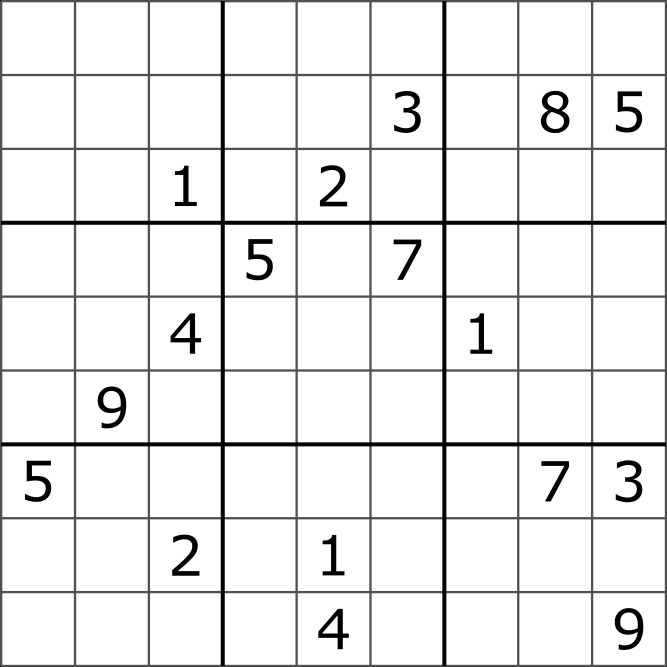
#> input picture sudokupic2.png, 2000 x 2000 px (shown at 1/3 size)
$ jupyter execute --allow-errors sudoku.ipynb
#> lines starting #> are read from the running program, lines starting #| are printed output that depends on the picture; after the words box and inside, x2 and y2 are one past the last pixel; in counts of white or black regions, pixels touching at a corner belong together
#> in complete_solve, init_img is the input picture: shape (2000, 2000, 3); min 0, max 255, mean 235.6
[cell 1]
import cv2
import matplotlib.pyplot as plt
import numpy as np
import tensorflow as tf
import keras
import operator
from keras.models import load_model
import time

[cell 2]
def distance_between(p1, p2):
    a = p2[0] - p1[0]
    b = p2[1] - p1[1]
    return np.sqrt((a ** 2) + (b ** 2))

[cell 3]
def cut_from_rect(img, rect):
    return img[int(rect[0][1]):int(rect[1][1]), int(rect[0][0]):int(rect[1][0])]

[cell 4]
def find_largest_feature(inp_img, scan_tl=None, scan_br=None):
    img = inp_img.copy()  # Copy the image, leaving the original untouched
    height, width = img.shape[:2]
    max_area = 0
    seed_point = (None, None)

    if scan_tl is None:
        scan_tl = [0, 0]

    if scan_br is None:
        scan_br = [width, height]
    for x in range(scan_tl[0], scan_br[0]):
        for y in range(scan_tl[1], scan_br[1]):
            if img.item(y, x) == 255 and x < width and y < height:  # Note that .item() appears to take input as y, x
                area = cv2.floodFill(img, None, (x, y), 64)
                if area[0] > max_area:  # Gets the maximum bound area which should be the grid
                    max_area = area[0]
                    seed_point = (x, y)

    for x in range(width):
        for y in range(height):
            if img.item(y, x) == 255 and x < width and y < height:
                cv2.floodFill(img, None, (x, y), 64)
    if all([p is not None for p in seed_point]):
        cv2.floodFill(img, None, seed_point, 255)
    top, bottom, left, right = height, 0, width, 0
    for x in range(width):
        for y in range(height):
            if img.item(y, x) == 255:
                top = y if y < top else top
                bottom = y if y > bottom else bottom
                left = x if x < left else left
                right = x if x > right else right

    bbox = [[left, top], [right, bottom]]
    return bbox

[cell 5]
def scale_and_centre(img, size, margin=0, background=0):
    h, w = img.shape[:2]

    def centre_pad(length):
        if length % 2 == 0:
            side1 = int((size - length) / 2)
            side2 = side1
        else:
            side1 = int((size - length) / 2)
            side2 = side1 + 1
        return side1, side2

    def scale(r, x):
        return int(r * x)

    if h > w:
        t_pad = int(margin / 2)
        b_pad = t_pad
        ratio = (size - margin) / h
        w, h = scale(ratio, w), scale(ratio, h)
        l_pad, r_pad = centre_pad(w)
    else:
        l_pad = int(margin / 2)
        r_pad = l_pad
        ratio = (size - margin) / w
        w, h = scale(ratio, w), scale(ratio, h)
        t_pad, b_pad = centre_pad(h)

    img = cv2.resize(img, (w, h))
    img = cv2.copyMakeBorder(img, t_pad, b_pad, l_pad, r_pad, cv2.BORDER_CONSTANT, None, background)
    _,img = cv2.threshold(img,200,255,cv2.THRESH_BINARY)
    return cv2.resize(img, (size, size))

#> (a cell that did not finish here is left out)

[cell 7]
def identify_number(image):
    image_resize = image.reshape(1,28,28,1)/255.0
    model_pred = model.predict_classes(image_resize, verbose = 0)
    return model_pred[0]

[cell 8]
def digit_array(img,size):
#> called with size = 28
    proc = cv2.GaussianBlur(img.copy(), (9, 9), 0)
    proc = cv2.adaptiveThreshold(proc, 255, cv2.ADAPTIVE_THRESH_GAUSSIAN_C, cv2.THRESH_BINARY, 11, 2)
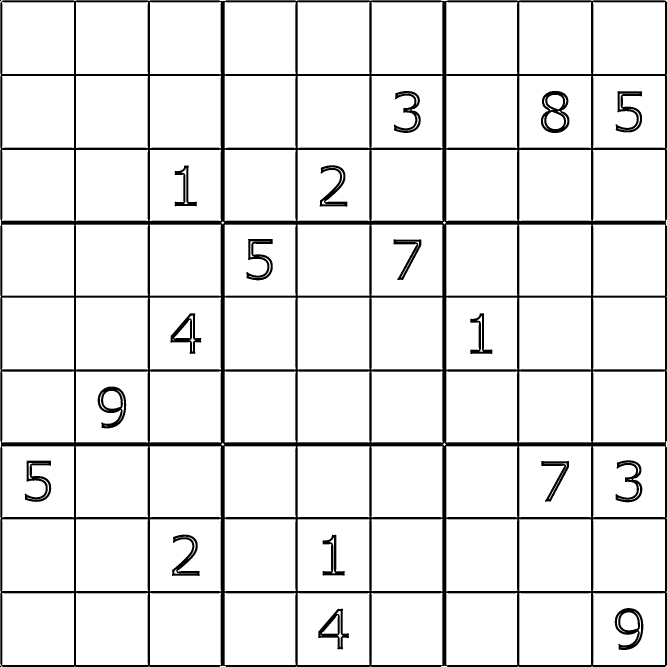
#> proc: shape (2000, 2000) (shown at 1/3 size); 91.3% white; 20 black regions (2 under 20 px), largest, box (x1, y1, x2, y2) and area: (1, 1, 2000, 2000) 293935, (1623, 273, 1708, 399) 4411, (1844, 1824, 1930, 1950) 3986
    proc = cv2.bitwise_not(proc)
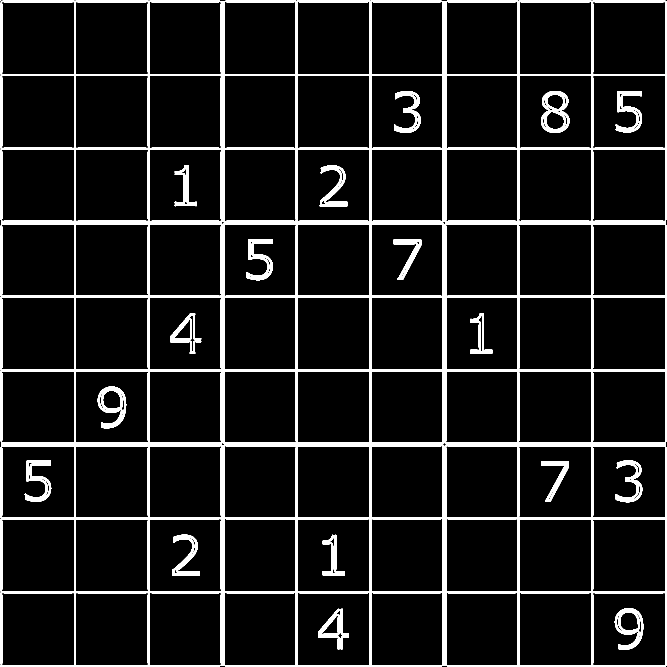
#> proc: shape (2000, 2000) (shown at 1/3 size); 8.7% white; 20 white regions (2 under 20 px), largest, box (x1, y1, x2, y2) and area: (1, 1, 2000, 2000) 293935, (1623, 273, 1708, 399) 4411, (1844, 1824, 1930, 1950) 3986
    kernel = np.array([[0., 1., 0.], [1., 1., 1.], [0., 1., 0.]],np.uint8)
    proc = cv2.dilate(proc, kernel)
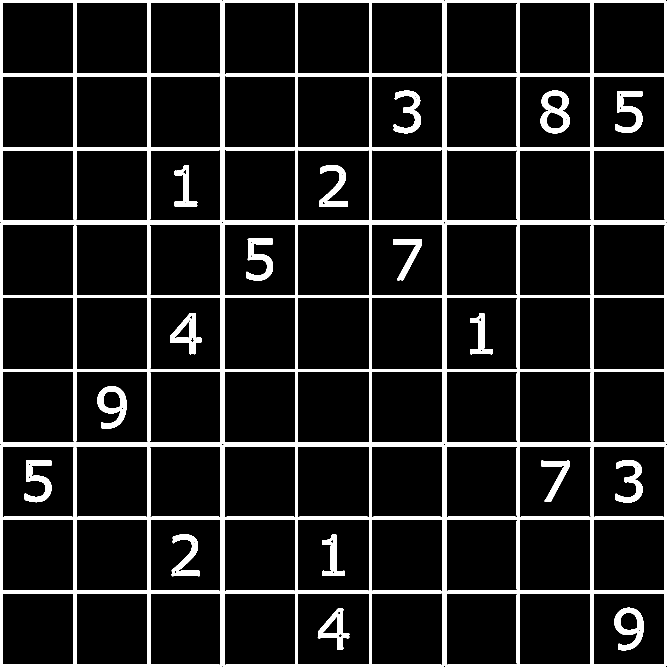
#> proc: shape (2000, 2000) (shown at 1/3 size); 10.9% white; 19 white regions (1 under 20 px)
    contours,h = cv2.findContours(proc.copy(), cv2.RETR_TREE, cv2.CHAIN_APPROX_SIMPLE)
#> contours = 294 contours, 155 with area under 20; largest, box (x1, y1, x2, y2) and area: (0, 0, 2000, 2000) 3995604, (1779, 1779, 1995, 1995) 45811, (228, 1779, 444, 1995) 45811, (1779, 228, 1995, 444) 45811, (228, 228, 444, 444) 45811; h = 294 rows, first 6: [293, -1, 1, -1], [21, -1, 2, 0], [-1, -1, 3, 1], [4, -1, -1, 2], [5, 3, -1, 2], [6, 4, -1, 2]
    contours = sorted(contours, key=cv2.contourArea, reverse=True)
    polygon = contours[0]
#> polygon = contour of 197 points, box (x1, y1, x2, y2) (0, 0, 2000, 2000), area 3995604
    bottom_right, _ = max(enumerate([pt[0][0] + pt[0][1] for pt in
                      polygon]), key=operator.itemgetter(1))
#> bottom_right = 104
    top_left, _ = min(enumerate([pt[0][0] + pt[0][1] for pt in
                      polygon]), key=operator.itemgetter(1))
#> top_left = 2
    bottom_left, _ = min(enumerate([pt[0][0] - pt[0][1] for pt in
                         polygon]), key=operator.itemgetter(1))
#> bottom_left = 83
    top_right, _ = max(enumerate([pt[0][0] - pt[0][1] for pt in
                       polygon]), key=operator.itemgetter(1))
#> top_right = 122
    top_left=polygon[top_left][0]
#> top_left = [7, 1]
    bottom_left=polygon[bottom_left][0]
#> bottom_left = [0, 1999]
    bottom_right=polygon[bottom_right][0]
#> bottom_right = [1996, 1999]
    top_right=polygon[top_right][0]
#> top_right = [1999, 4]
    src = np.array([top_left, top_right, bottom_right, bottom_left], dtype='float32')
#> src = [[7, 1], [1999, 4], [1996, 1999], [0, 1999]]
    side = max([  distance_between(bottom_right, top_right),
            distance_between(top_left, bottom_left),
            distance_between(bottom_right, bottom_left),
            distance_between(top_left, top_right) ])
#> in distance_between, `a = p2[0] - p1[0]`: a = 3
#> in distance_between, `b = p2[1] - p1[1]`: b = -1995
#> side = 1998
    dst = np.array([[0, 0], [side - 1, 0], [side - 1, side - 1], [0, side - 1]], dtype='float32')
#> dst = [[0, 0], [1997, 0], [1997, 1997], [0, 1997]]
    m = cv2.getPerspectiveTransform(src, dst)
#> m = [[1, 0.00351, -7.01], [-0.00151, 1, -0.991], [-7.55e-07, 1e-06, 1]]
    img=cv2.warpPerspective(img, m, (int(side), int(side)))
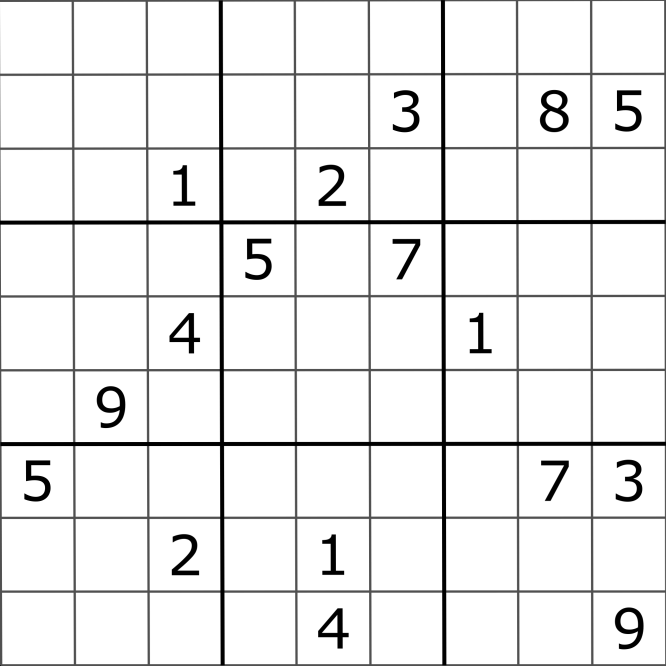
#> img: shape (1998, 1998) (shown at 1/3 size); min 0, max 255, mean 236.2
    img=cv2.resize(img,(450,450))
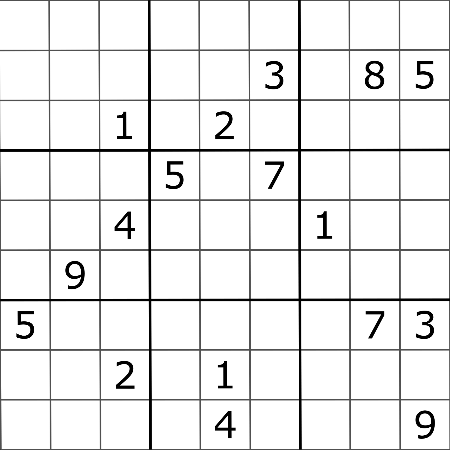
#> img: shape (450, 450); min 0, max 255, mean 236.3
    squares = []
    side = img.shape[:1]
#> side = (450,)
    side = side[0] / 9
#> side = 50
    for j in range(9):
        for i in range(9):
            p1 = (i * side, j * side)  #Top left corner of a box
            p2 = ((i + 1) * side, (j + 1) * side)  #Bottom right corner
            squares.append((p1, p2))
    proc = cv2.GaussianBlur(img.copy(), (9, 9), 0)
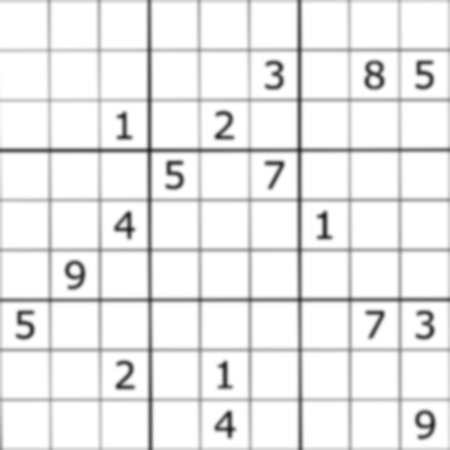
#> proc: shape (450, 450); min 31, max 255, mean 236.8
    proc = cv2.adaptiveThreshold(proc, 255, cv2.ADAPTIVE_THRESH_GAUSSIAN_C, cv2.THRESH_BINARY, 11, 2)
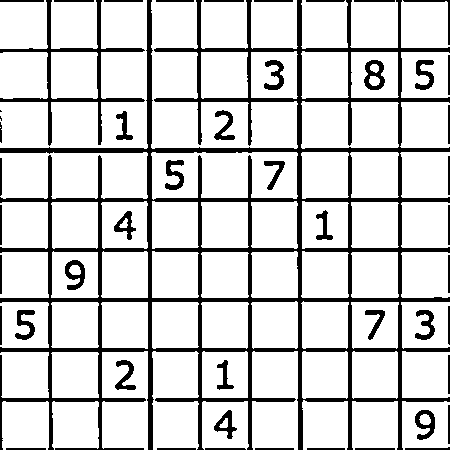
#> proc: shape (450, 450); 82.8% white; 50 black regions (2 under 20 px), largest, box (x1, y1, x2, y2) and area: (0, 0, 450, 450) 25811, (0, 0, 145, 146) 2103, (364, 60, 385, 90) 350
    proc = cv2.bitwise_not(proc)
    digits = []
    digits_imgs=[]
    for square in squares:
        digit = cut_from_rect(proc, square)
        h, w = digit.shape[:2]
        margin = int(np.mean([h, w]) / 2.5)
        bbox= find_largest_feature(digit, [margin, margin], [w- margin, h - margin])
        digit = cut_from_rect(digit, bbox)
        w = bbox[1][0] - bbox[0][0]
        h = bbox[1][1] - bbox[0][1]

        if w > 0 and h > 0 and (w * h) > 100 and len(digit) > 0 and digit.sum() > 25000:
            digits.append(identify_number(scale_and_centre(digit, size, 4)))
            digits_imgs.append(scale_and_centre(digit, size, 4))
        else:
            digits.append(0)
            digits_imgs.append(np.zeros((size, size), np.uint8))
#> this loop made 15 passes
#> bbox on passes 1 to 12: [[50, 50], [0, 0]], [[50, 50], [0, 0]], [[50, 50], [0, 0]], [[50, 50], [0, 0]], [[50, 50], [0, 0]], [[50, 50], [0, 0]], [[50, 50], [0, 0]], [[50, 50], [0, 0]], [[50, 50], [0, 0]], [[50, 50], [0, 0]], [[50, 50], [0, 0]], [[50, 50], [0, 0]]
#> pass 1, in digit_array, `digit = cut_from_rect(proc, square)`:
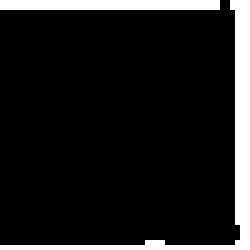
#> digit: shape (50, 50) (shown 5 times larger); 11.5% white; 2 white regions, box (x1, y1, x2, y2) and area: (0, 0, 50, 50) 200, (0, 0, 44, 2) 88
#> pass 2, in digit_array, `digit = cut_from_rect(proc, square)`:
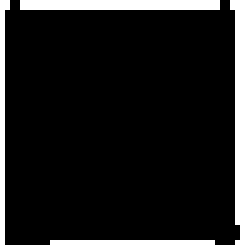
#> digit: shape (50, 50) (shown 5 times larger); 14.4% white; 2 white regions, box (x1, y1, x2, y2) and area: (0, 0, 50, 50) 280, (4, 0, 44, 2) 80
#> pass 3, in digit_array, `digit = cut_from_rect(proc, square)`:
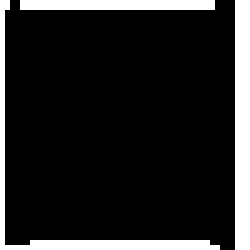
#> digit: shape (50, 50) (shown 5 times larger); 14.4% white; 3 white regions, box (x1, y1, x2, y2) and area: (47, 0, 50, 50) 150, (0, 0, 44, 50) 131, (4, 0, 43, 2) 78
#> after the loop, digits = [0, 0, 0, 0, 0, 0, 0, 0, 0, 0, 0, 0, 0, 0]; digits_imgs = 14 items
    return digits,digits_imgs

[cell 9]
# [5 lines left out: function make_arr, not called in this run]

[cell 10]
# [8 lines left out: function show_grid, not called in this run]

[cell 11]
# [9 lines left out: function show_digits, not called in this run]

[cell 12]
def check_horizontal(i,j,container):
    subtract_set = {1,2,3,4,5,6,7,8,9}
    return subtract_set - set(container[i])

# [28 lines left out: functions check_vertical, check_square, get_poss_vals, not called in this run]

[cell 13]
# [11 lines left out: function explicit_solver, not called in this run]

[cell 14]
# [48 lines left out: function implicit_solver, not called in this run]

[cell 15]
# [35 lines left out: function solve_sudoku, not called in this run]

#> (a cell that did not finish here is left out)

[cell 17]
# [27 lines left out: function draw_sudoku, not called in this run]

[cell 18]
def complete_solve(path):
    init_img=cv2.imread(path)
    img=cv2.imread(path,0)
    plt.imshow(cv2.cvtColor(init_img,cv2.COLOR_BGR2RGB))
    plt.title('Inital image')
    plt.figure(dpi=200)
    plt.show()
    digits,digits_imgs=digit_array(img,28)
    final_img=show_digits(digits_imgs)
    plt.imshow(final_img,cmap='gray')
    plt.title('Final processed image')
    plt.show()
    arr=make_arr(digits)
    solve_sudoku(arr)
    result=draw_sudoku(arr,digits)
    plt.imshow(result,cmap='gray')
    plt.title('Solved sudoku')
    plt.show()
